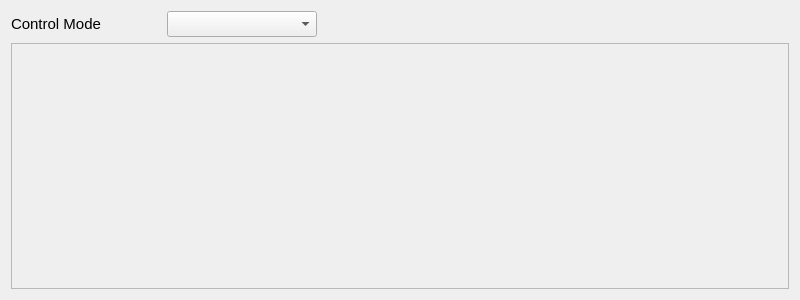
<?xml version="1.0" encoding="UTF-8"?>
<ui version="4.0">
 <class>SliderWidget</class>
 <widget class="QWidget" name="SliderWidget">
  <property name="geometry">
   <rect>
    <x>0</x>
    <y>0</y>
    <width>800</width>
    <height>300</height>
   </rect>
  </property>
  <property name="sizePolicy">
   <sizepolicy hsizetype="Preferred" vsizetype="Fixed">
    <horstretch>0</horstretch>
    <verstretch>0</verstretch>
   </sizepolicy>
  </property>
  <property name="minimumSize">
   <size>
    <width>800</width>
    <height>200</height>
   </size>
  </property>
  <property name="maximumSize">
   <size>
    <width>16777215</width>
    <height>16777215</height>
   </size>
  </property>
  <property name="baseSize">
   <size>
    <width>0</width>
    <height>20</height>
   </size>
  </property>
  <property name="windowTitle">
   <string>Form</string>
  </property>
  <layout class="QVBoxLayout" name="verticalLayout_2">
   <property name="sizeConstraint">
    <enum>QLayout::SetMinAndMaxSize</enum>
   </property>
   <item>
    <layout class="QHBoxLayout" name="horizontalLayout">
     <item>
      <widget class="QLabel" name="label">
       <property name="minimumSize">
        <size>
         <width>150</width>
         <height>0</height>
        </size>
       </property>
       <property name="font">
        <font>
         <pointsize>11</pointsize>
        </font>
       </property>
       <property name="text">
        <string>Control Mode</string>
       </property>
      </widget>
     </item>
     <item>
      <widget class="QComboBox" name="ControlMode">
       <property name="minimumSize">
        <size>
         <width>150</width>
         <height>0</height>
        </size>
       </property>
       <property name="font">
        <font>
         <pointsize>11</pointsize>
        </font>
       </property>
      </widget>
     </item>
     <item>
      <spacer name="horizontalSpacer">
       <property name="orientation">
        <enum>Qt::Horizontal</enum>
       </property>
       <property name="sizeHint" stdset="0">
        <size>
         <width>40</width>
         <height>20</height>
        </size>
       </property>
      </spacer>
     </item>
    </layout>
   </item>
   <item>
    <widget class="QScrollArea" name="scrollArea_2">
     <property name="widgetResizable">
      <bool>true</bool>
     </property>
     <widget class="QWidget" name="scrollAreaWidgetContents_2">
      <property name="geometry">
       <rect>
        <x>0</x>
        <y>0</y>
        <width>780</width>
        <height>246</height>
       </rect>
      </property>
      <layout class="QHBoxLayout" name="horizontalLayout_3">
       <item>
        <layout class="QVBoxLayout" name="Sliders"/>
       </item>
      </layout>
     </widget>
    </widget>
   </item>
  </layout>
 </widget>
 <resources>
  <include location="../../ec_gui_start_resources.qrc"/>
 </resources>
 <connections/>
</ui>
